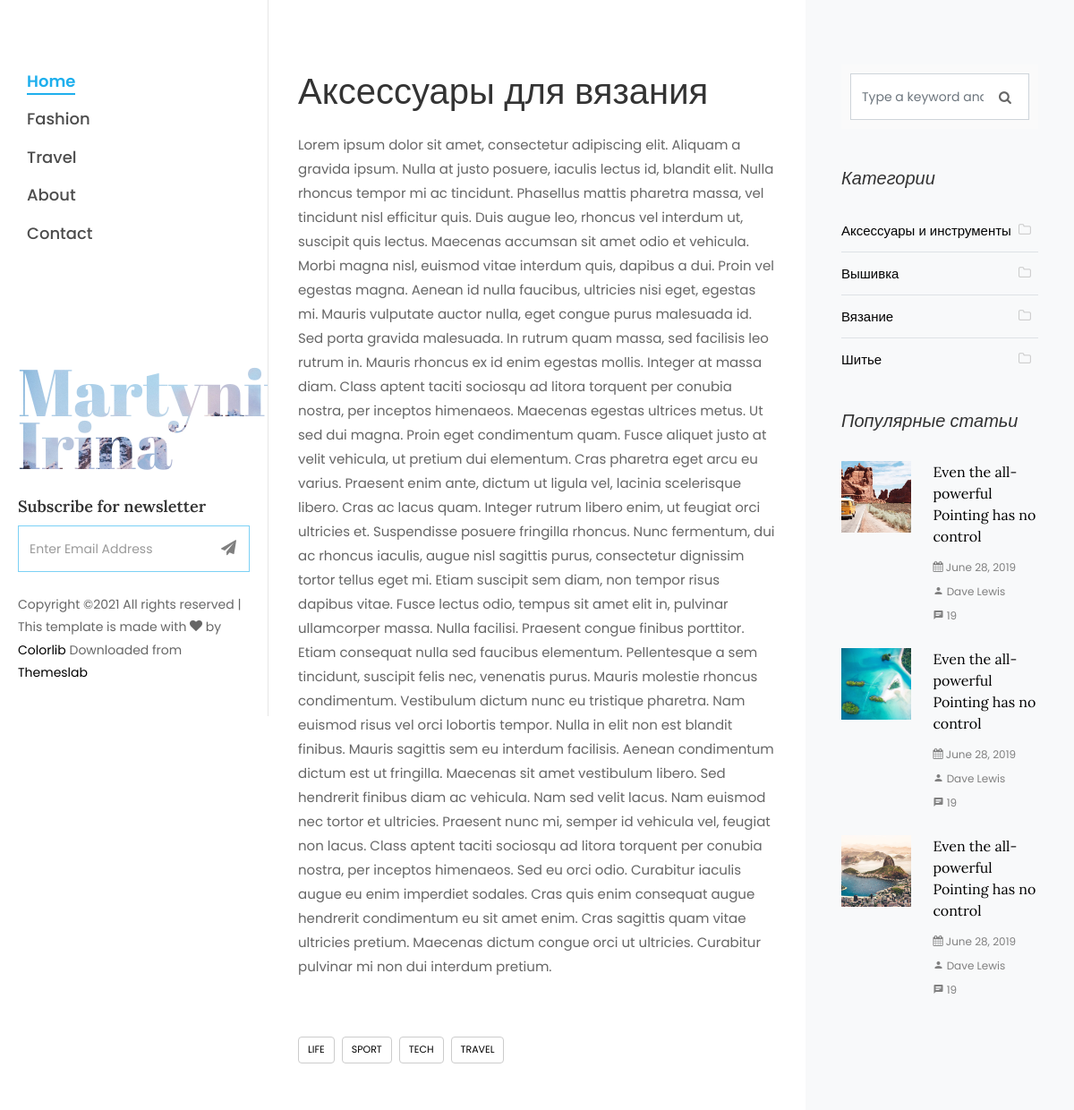
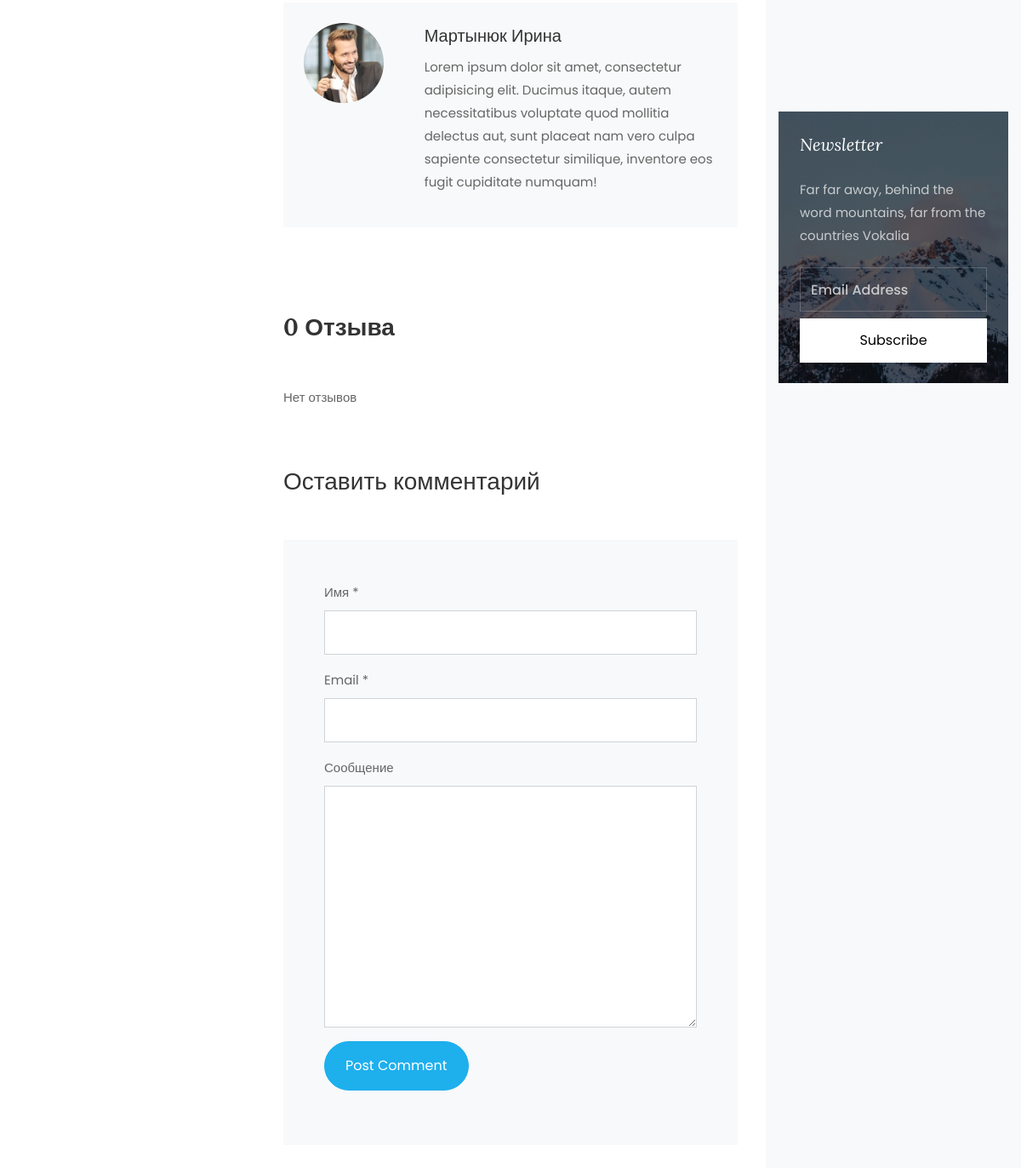
Screenshot of /aksessuary-dlya-vyazaniya/ with the database file from the repository (2 pictures, top to bottom).
### blog_app/models.py (models this page shows, shortened)
class Article(models.Model):
    title = models.CharField(max_length=256, blank=False, verbose_name='Название')
    category = models.ForeignKey(Category, on_delete=models.CASCADE, verbose_name='Категория')
    slug = models.SlugField(max_length=256, db_index=True)
    short_content = models.TextField(verbose_name='Краткое описание', max_length=300, default='Нет описания')
    content = models.TextField(blank=True, default='Нет описания', verbose_name='Текст статьи')
    created_at = models.DateTimeField(auto_now_add=True, verbose_name='Дата публикации')
    updated_at = models.DateTimeField(auto_now=True, verbose_name='Дата обновления')
    image = models.ImageField(upload_to='blog_images/%Y/%m/%d', verbose_name='Изображение', blank=True)
    draft = models.BooleanField(verbose_name='Черновик', default=False)
    author = models.CharField(verbose_name='Автор', blank=False, max_length=150)
    class Meta:
        ordering = ('-created_at',)
        verbose_name = 'Статья'
        verbose_name_plural = 'Статьи'
    def get_review(self):
        return self.reviews_set.filter(parent__isnull=True) # вернет только родительские отзывы статьи

class Category(models.Model):
    name = models.CharField(max_length=150, blank=False, db_index=True, verbose_name='Наименование')
    slug = models.SlugField(max_length=150, unique=True, blank=False, db_index=True)
    created_at = models.DateTimeField(auto_now_add=True, verbose_name='Дата создания')
    updated_at = models.DateTimeField(auto_now=True, verbose_name='Дата обновления')
    class Meta:
        ordering = ('name',)
        verbose_name = 'Категория'
        verbose_name_plural = 'Категории'
    def get_absolute_url(self):
        return reverse('article_category_list', kwargs={'slug': self.slug})

### blog_app/views.py (the view)
# urls.py: path('<slug:slug>/', views.ArticleDetailView.as_view(), name="article_detail"),
class ArticleDetailView(DetailView):
    model = Article
    slug_field = 'slug'
    template_name = 'blog_detail.html'

### blog_app/templatetags/article_tag.py (called while the page is built)
@register.simple_tag()
def get_categories():
    return Category.objects.all()

### templates/blog_detail.html (shortened to what this page needs)
{% extends 'partials/base.html' %}
{% block content %}
    <div class="col-lg-8 px-md-5 py-5">
        <div class="row pt-md-4">
            <h1 class="mb-3">{{ article.title }}</h1>
            <p>{{ article.content }}</p>
            <div class="tag-widget post-tag-container mb-5 mt-5">
                <div class="tagcloud">
                    <a href="#" class="tag-cloud-link">Life</a>
                    <a href="#" class="tag-cloud-link">Sport</a>
                    <a href="#" class="tag-cloud-link">Tech</a>
                    <a href="#" class="tag-cloud-link">Travel</a>
                </div>
            </div>
            <div class="about-author d-flex p-4 bg-light">
                <div class="bio mr-5">
                    <img src="/static/images/person_1.jpg" alt="Image placeholder" class="img-fluid mb-4">
                </div>
                <div class="desc">
                    <h3>{{ article.author }}</h3>
                    <p>Lorem ipsum dolor sit amet, consectetur adipisicing elit. Ducimus itaque, autem necessitatibus
                        voluptate quod mollitia delectus aut, sunt placeat nam vero culpa sapiente consectetur
                        similique, inventore eos fugit cupiditate numquam!</p>
                </div>
            </div>
            <div class="pt-5 mt-5">
                {% with article.reviews_set.count as comments %}
                    {% if comments == 1 %}
                        <h3 class="mb-5 font-weight-bold">{{ comments }} Отзыв</h3>
                    {% elif comments <= 4 %}
                        <h3 class="mb-5 font-weight-bold">{{ comments }} Отзыва</h3>
                    {% else %}
                        <h3 class="mb-5 font-weight-bold">{{ comments }} Отзывов</h3>
                    {% endif %}
                {% endwith %}
                {% for review in article.get_review %}
                    <ul class="comment-list">
                        <li class="comment">
                            <div class="vcard bio">
                                <img src="/static/images/person_1.jpg" alt="Image placeholder">
                            </div>
                            <div class="comment-body">
                                <h3>{{ review.name }}</h3>
                                <div class="meta">{{ review.created_at }}</div>
                                <p>{{ review.text }}</p>
                                <p><a href="#formReview" class="reply"
                                      onclick="addReview('{{ review.name }}', '{{ review.id }}')">Ответить</a></p>
                            </div>
                        </li>
                        {% for rew in review.reviews_set.all %}
                            <ul class="children">
                                <li class="comment">
                                    <div class="vcard bio">
                                        <img src="/static/images/person_1.jpg" alt="Image placeholder">
                                    </div>
                                    <div class="comment-body">
                                        <h3>{{ rew.name }}</h3>
                                        <div class="meta">{{ rew.created_at }}</div>
                                        <p>{{ rew.text }}</p>
                                    </div>
                                </li>
                            </ul>
                        {% endfor %}
                    </ul>
                {% empty %}
                    <p>Нет отзывов</p>
                {% endfor %}
                <div class="comment-form-wrap pt-5">
                    <h3 class="mb-5">Оставить комментарий</h3>
                    <form action="{% url 'add_review' article.id %}" method="post" class="p-3 p-md-5 bg-light"
                          id="formReview">
                        <div class="form-group">
                            <label for="name">Имя *</label>
                            <input type="text" class="form-control" id="name" name="name">
                        </div>
                        <div class="form-group">
                            <label for="email">Email *</label>
                            <input type="email" class="form-control" id="email" name="email">
                        </div>
                        <div class="form-group">
                            <label for="message">Сообщение</label>
                            <textarea name="text" id="message" cols="30" rows="10" class="form-control"
                                      required=""></textarea>
                        </div>
                        <div class="form-group">
                            <input type="submit" value="Post Comment" class="btn py-3 px-4 btn-primary">
                        </div>
                    </form>
                </div>
            </div>
        </div>
    </div>
{% endblock %}

### templates/partials/sidebar.html (shortened to what this page needs)
{% load article_tag %}
<div class="col-xl-4 sidebar ftco-animate bg-light pt-5">
    <div class="sidebar-box pt-md-4">
        <form action="#" class="search-form">
            <div class="form-group">
                <span class="icon icon-search"></span>
                <input type="text" class="form-control" placeholder="Type a keyword and hit enter">
            </div>
        </form>
    </div>
    <div class="sidebar-box ftco-animate">
        <h3 class="sidebar-heading">Категории</h3>
        <ul class="categories">
            {% get_categories as categories %}
            {% for category in categories %}
            <li class="colorlib-active"><a href="{{ category.get_absolute_url }}">{{ category.name }}<span><i class="icon-folder-o mr-2"></i></span></a></li>
            {% endfor %}
        </ul>
    </div>
    <div class="sidebar-box ftco-animate">
        <h3 class="sidebar-heading">Популярные статьи</h3>
        <div class="block-21 mb-4 d-flex">
            <a class="blog-img mr-4" style="background-image: url(/static/images/image_1.jpg);"></a>
            <div class="text">
                <h3 class="heading"><a href="#">Even the all-powerful Pointing has no control</a>
                </h3>
                <div class="meta">
                    <div><a href="#"><span class="icon-calendar"></span> June 28, 2019</a></div>
                    <div><a href="#"><span class="icon-person"></span> Dave Lewis</a></div>
                    <div><a href="#"><span class="icon-chat"></span> 19</a></div>
                </div>
            </div>
        </div>
        <div class="block-21 mb-4 d-flex">
            <a class="blog-img mr-4" style="background-image: url(/static/images/image_2.jpg);"></a>
            <div class="text">
                <h3 class="heading"><a href="#">Even the all-powerful Pointing has no control</a>
                </h3>
                <div class="meta">
                    <div><a href="#"><span class="icon-calendar"></span> June 28, 2019</a></div>
                    <div><a href="#"><span class="icon-person"></span> Dave Lewis</a></div>
                    <div><a href="#"><span class="icon-chat"></span> 19</a></div>
                </div>
            </div>
        </div>
        <div class="block-21 mb-4 d-flex">
            <a class="blog-img mr-4" style="background-image: url(/static/images/image_3.jpg);"></a>
            <div class="text">
                <h3 class="heading"><a href="#">Even the all-powerful Pointing has no control</a>
                </h3>
                <div class="meta">
                    <div><a href="#"><span class="icon-calendar"></span> June 28, 2019</a></div>
                    <div><a href="#"><span class="icon-person"></span> Dave Lewis</a></div>
                    <div><a href="#"><span class="icon-chat"></span> 19</a></div>
                </div>
            </div>
        </div>
    </div>
    <div class="sidebar-box subs-wrap img py-4"
         style="background-image: url(/static/images/bg_1.jpg);">
        <div class="overlay"></div>
        <h3 class="mb-4 sidebar-heading">Newsletter</h3>
        <p class="mb-4">Far far away, behind the word mountains, far from the countries Vokalia</p>
        <form action="#" class="subscribe-form">
            <div class="form-group">
                <input type="text" class="form-control" placeholder="Email Address">
                <input type="submit" value="Subscribe" class="mt-2 btn btn-white submit">
            </div>
        </form>
    </div>
</div>

### static/css/icomoon.css (style rules this page uses)
[class^="icon-"], [class*=" icon-"] { font-family: 'icomoon' !important; speak: none; font-style: normal; font-weight: normal; font-variant: normal; text-transform: none; line-height: 1; -webkit-font-smoothing: antialiased; -moz-osx-font-smoothing: grayscale; }
.icon-search:before { content: "\f002"; }
.icon-calendar:before { content: "\f073"; }
.icon-folder-o:before { content: "\f114"; }
.icon-chat:before { content: "\e0b7"; }
.icon-person:before { content: "\e7fd"; }

### rows the page displays
Article: title "Аксессуары для вязания", content "Lorem ipsum dolor sit amet, consectetur adipiscing elit. Aliquam a gravida ipsum. Nulla at justo posuere, iaculis lectus id, blandit elit. Nulla rhoncus tempor mi ac tincidunt. Phasellus mattis pharetra massa, vel tincidunt nisl efficitur quis. Duis augue leo, rhoncus vel interdum ut, suscipit quis lectus. Maecenas accumsan sit amet odio et vehicula. Morbi magna nisl, euismod vitae interdum quis, dapibus a dui. Proin vel egestas magna. Aenean id nulla faucibus, ultricies nisi eget, egestas mi. Mauris vulputate auctor nulla, eget congue purus malesuada id. Sed porta gravida malesuada. In rutrum quam massa, sed facilisis leo rutrum in. Mauris rhoncus ex id enim egestas mollis. Integer at…", author "Мартынюк Ирина"
Category: name "Аксессуары и инструменты"
Category: name "Вышивка"
Category: name "Вязание"
Category: name "Шитье"

### other values shown
{{ comments }} "0"
